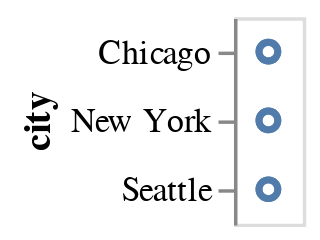

Source (notebook cell):
### Code cell
alt.Chart(df).mark_point().encode(
    y='city'
)

### Figure 1 — Vega-Lite specification as saved in the notebook (floating-point values rounded to 4 significant figures)
{"config": {"view": {"continuousWidth": 400, "continuousHeight": 300}}, "data": {"name": "data-fdfbb22e8e0e89f6556d8a3b434b0c97"}, "mark": "point", "encoding": {"y": {"type": "nominal", "field": "city"}}, "$schema": "https://vega.github.io/schema/vega-lite/v4.8.1.json", "datasets": {"data-fdfbb22e8e0e89f6556d8a3b434b0c97": [{"city": "Seattle", "month": "Apr", "precip": 2.68}, {"city": "Seattle", "month": "Aug", "precip": 0.87}, {"city": "Seattle", "month": "Dec", "precip": 5.31}, {"city": "New York", "month": "Apr", "precip": 3.94}, {"city": "New York", "month": "Aug", "precip": 4.13}, {"city": "New York", "month": "Dec", "precip": 3.58}, {"city": "Chicago", "month": "Apr", "precip": 3.62}, {"city": "Chicago", "month": "Aug", "precip": 3.98}, {"city": "Chicago", "month": "Dec", "precip": 2.56}]}}
